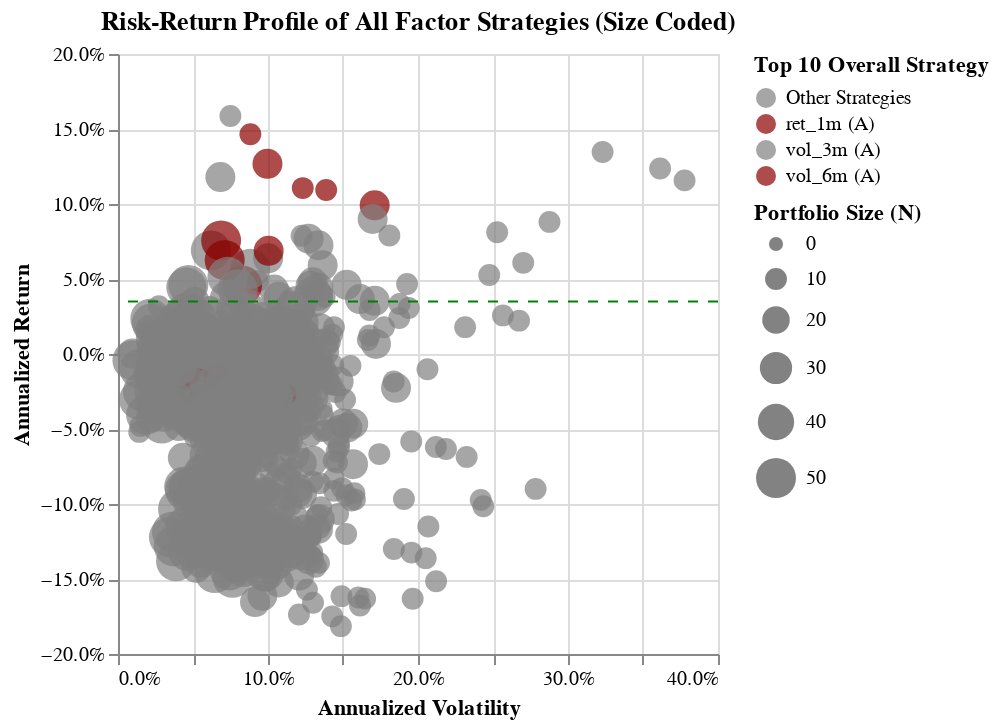

The code cell stored with this chart in its notebook:
### Code cell
import pandas as pd
import numpy as np
import matplotlib.pyplot as plt
import altair as alt
from itertools import product
import warnings
warnings.filterwarnings('ignore')

# Set configuration
RISK_FREE_RATE_ANNUAL = 0.035
TARGET_SIZES = [10, 25, 50]

# ============================================================================
# LOAD DATA (WITH ENHANCED DUMMY DATA)
# ============================================================================
try:
    print("Loading results from CSV...")
    results_df = pd.read_csv('factor_portfolio_results.csv')
    print(f"Loaded {len(results_df)} portfolio results.")
except FileNotFoundError:
    print("Error: 'factor_portfolio_results.csv' not found. Using robust dummy data for plotting demonstration.")

    # Create robust dummy data
    factors = ['Value', 'Momentum', 'Quality', 'Size', 'Low Volatility']
    strategies = ['V_Q', 'M_W', 'S_M']
    rebalance_freqs = ['Quarterly', 'Weekly', 'Monthly']

    # Generate a Cartesian product of all configurations
    configs = list(product(factors, strategies, rebalance_freqs, TARGET_SIZES))

    n_configs = len(configs)

    # Create DataFrame structure
    results_df = pd.DataFrame(configs, columns=['Factor', 'Strategy', 'Rebalance_Frequency', 'Portfolio_Size'])

    # Generate random performance metrics for diversity
    np.random.seed(42)
    results_df['Annualized_Return'] = np.random.normal(loc=0.10, scale=0.10, size=n_configs)
    results_df['Volatility'] = np.random.normal(loc=0.15, scale=0.05, size=n_configs)

    # Calculate Sharpe and handle potential division by zero or negative volatility
    results_df['Volatility'] = results_df['Volatility'].apply(lambda x: max(0.01, x))
    results_df['Sharpe_Ratio'] = (results_df['Annualized_Return'] - RISK_FREE_RATE_ANNUAL) / results_df['Volatility']

    print(f"Using {len(results_df)} rows of dummy data.")


# Filter out strategies with NaN returns and ensure only TARGET_SIZES are used
valid_results = results_df.dropna(subset=['Annualized_Return', 'Sharpe_Ratio']).copy()
valid_results = valid_results[valid_results['Portfolio_Size'].isin(TARGET_SIZES)].copy()
valid_results['Portfolio_Size_Str'] = valid_results['Portfolio_Size'].astype(str) # String for color/tooltip
valid_results['Portfolio_Size'] = valid_results['Portfolio_Size'].astype(int)   # Integer for marker size

if valid_results.empty:
    print("No valid results to plot after filtering.")
else:
    print(f"Plotting results for portfolio sizes: {', '.join(valid_results['Portfolio_Size_Str'].unique())}")

    # --- Plot 1: Top Strategies by Sharpe Ratio (Dual-Axis Bar Chart) for EACH SIZE ---
    for size in sorted(valid_results['Portfolio_Size_Str'].unique(), key=int):
        subset = valid_results[valid_results['Portfolio_Size_Str'] == size].copy()

        # Prepare data for Top 10 Sharpe Plot within this size
        top_10_sharpe = subset.nlargest(10, 'Sharpe_Ratio').sort_values('Sharpe_Ratio', ascending=True)
        top_10_sharpe['Strategy_Label'] = top_10_sharpe['Factor'] + ' (' + top_10_sharpe['Rebalance_Frequency'].str[0].str.upper() + ')'

        if top_10_sharpe.empty:
            continue

        plt.figure(figsize=(10, 8))

        # Dual-axis plot
        ax1 = plt.gca()

        # Sharpe Ratio Bars (Primary Axis)
        ax1.barh(
            top_10_sharpe['Strategy_Label'],
            top_10_sharpe['Sharpe_Ratio'],
            color='skyblue',
            label='Sharpe Ratio'
        )
        ax1.set_xlabel('Sharpe Ratio', color='skyblue')
        ax1.tick_params(axis='x', labelcolor='skyblue')

        # Annualized Return Dots (Secondary Axis)
        ax2 = ax1.twiny() # Create a twin axes that shares the Y-axis

        ax2.scatter(
            top_10_sharpe['Annualized_Return'],
            top_10_sharpe['Strategy_Label'],
            color='darkred',
            marker='o',
            label='Annualized Return',
            s=50
        )
        ax2.set_xlabel('Annualized Return', color='darkred')
        ax2.tick_params(axis='x', labelcolor='darkred')
        ax2.xaxis.set_major_formatter(plt.FuncFormatter(lambda x, _: f'{x:.1%}'))

        plt.title(f'Top 10 Factor Strategies by Sharpe Ratio (N={size})')
        plt.tight_layout()
        plt.show()

    # --- Plot 2: Annualized Return vs. Volatility (Risk-Return Scatter) - SINGLE PLOT ---

    # Identify the top strategies overall for highlighting
    top_overall_sharpe = valid_results.nlargest(10, 'Sharpe_Ratio')
    top_10_labels = (top_overall_sharpe['Factor'] + ' (' + top_overall_sharpe['Rebalance_Frequency'].str[0].str.upper() + ')').unique()

    valid_results['Highlight'] = valid_results.apply(
        lambda row: f"{row['Factor']} ({row['Rebalance_Frequency'][0].upper()})" if f"{row['Factor']} ({row['Rebalance_Frequency'][0].upper()})" in top_10_labels else 'Other Strategies',
        axis=1
    )

    # 1. Define the BASE chart with common X and Y encodings
    base = alt.Chart(valid_results).encode(
        x=alt.X('Volatility', title='Annualized Volatility', axis=alt.Axis(format='.1%')),
        y=alt.Y('Annualized_Return', title='Annualized Return', axis=alt.Axis(format='.1%')),
        tooltip=[
            'Factor',
            'Strategy',
            'Rebalance_Frequency',
            alt.Tooltip('Portfolio_Size', title='N', format='d'),
            alt.Tooltip('Annualized_Return', format='.2%'),
            alt.Tooltip('Sharpe_Ratio', format='.2f')
        ]
    ).properties(
        title='Risk-Return Profile of All Factor Strategies (Size Coded)'
    )

    # 2. Create the SCATTER layer (color by overall top strategy, SIZE by Portfolio_Size)
    # The Portfolio_Size is now used for the marker size, providing the N information
    scatter_layer = base.mark_circle().encode(
        size=alt.Size('Portfolio_Size', scale=alt.Scale(range=[50, 400]), title='Portfolio Size (N)'),
        color=alt.Color('Highlight', scale=alt.Scale(range=['grey', 'darkred']), legend=alt.Legend(title="Top 10 Overall Strategy")),
        opacity=alt.value(0.7)
    )

    # 3. Create the RISK-FREE RATE layer (rule)
    rf_rule_layer = alt.Chart(pd.DataFrame({'y': [RISK_FREE_RATE_ANNUAL]})).mark_rule(color='green', strokeDash=[5, 5]).encode(y='y')

    # 4. Layer the scatter and the rule (no faceting needed)
    chart = alt.layer(scatter_layer, rf_rule_layer)

    # Display the Altair plot
    chart.show()

    # --- Plot 3: Distribution of Annualized Returns (Histogram) with SUBPLOTS ---

    fig, axes = plt.subplots(1, len(TARGET_SIZES), figsize=(18, 6), sharey=True)
    fig.suptitle('Distribution of Annualized Returns Across Strategies by Portfolio Size (N)', fontsize=16, fontweight='bold')

    for i, size in enumerate(sorted(valid_results['Portfolio_Size_Str'].unique(), key=int)):
        ax = axes[i]
        subset = valid_results[valid_results['Portfolio_Size_Str'] == size]

        ax.hist(subset['Annualized_Return'], bins=15, color='teal', alpha=0.7, edgecolor='black')

        # Add RF rate line
        ax.axvline(RISK_FREE_RATE_ANNUAL, color='red', linestyle='--', linewidth=2, label=f'RF Rate ({RISK_FREE_RATE_ANNUAL*100:.1f}%)')

        ax.set_title(f'N = {size}')
        ax.set_xlabel('Annualized Return')
        ax.tick_params(axis='x', rotation=45)
        ax.xaxis.set_major_formatter(plt.FuncFormatter(lambda x, _: f'{x:.0%}'))

        if i == 0:
            ax.set_ylabel('Number of Strategies')

    plt.tight_layout(rect=[0, 0.03, 1, 0.95])
    plt.legend(loc='upper right')
    plt.show()

print("Plot generation complete. Plots should have been displayed interactively or inline.")

### Figure 1 — Vega-Lite specification as saved in the notebook (floating-point values rounded to 4 significant figures; data arrays with more than 128 entries replaced by an {"elided": "..."} marker saying what was removed)
{"config": {"view": {"continuousWidth": 300, "continuousHeight": 300}}, "layer": [{"data": {"name": "data-81a30131c715b00d002ecb1350b3ee75"}, "mark": {"type": "circle"}, "encoding": {"color": {"field": "Highlight", "legend": {"title": "Top 10 Overall Strategy"}, "scale": {"range": ["grey", "darkred"]}, "type": "nominal"}, "opacity": {"value": 0.7}, "size": {"field": "Portfolio_Size", "scale": {"range": [50, 400]}, "title": "Portfolio Size (N)", "type": "quantitative"}, "tooltip": [{"field": "Factor", "type": "nominal"}, {"field": "Strategy", "type": "nominal"}, {"field": "Rebalance_Frequency", "type": "nominal"}, {"field": "Portfolio_Size", "format": "d", "title": "N", "type": "quantitative"}, {"field": "Annualized_Return", "format": ".2%", "type": "quantitative"}, {"field": "Sharpe_Ratio", "format": ".2f", "type": "quantitative"}], "x": {"axis": {"format": ".1%"}, "field": "Volatility", "title": "Annualized Volatility", "type": "quantitative"}, "y": {"axis": {"format": ".1%"}, "field": "Annualized_Return", "title": "Annualized Return", "type": "quantitative"}}, "title": "Risk-Return Profile of All Factor Strategies (Size Coded)"}, {"data": {"name": "data-bdca5436c740a37814a95a95737433c1"}, "mark": {"type": "rule", "color": "green", "strokeDash": [5, 5]}, "encoding": {"y": {"field": "y", "type": "quantitative"}}}], "$schema": "https://vega.github.io/schema/vega-lite/v5.20.1.json", "datasets": {"data-81a30131c715b00d002ecb1350b3ee75": {"elided": "852 records"}, "data-bdca5436c740a37814a95a95737433c1": [{"y": 0.035}]}}
